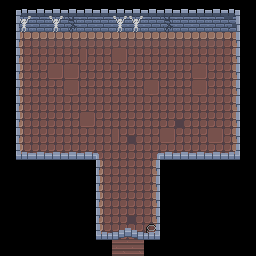

This game map was drawn from its Tiled (.tmx) file and the tilesets committed beside it. A one-line description and the full map source follow:
An orthogonal 16x16 tile map with 16x16 px tiles, 4 tile layers (Background, Midground, Trigger, Foreground), 4 tilesets and 16 objects (8x Goblin, 4x Torch, 2x Chest, Exit, Slime).

<map version="1.2" tiledversion="1.3.4" orientation="orthogonal" renderorder="right-down" width="16" height="16" tilewidth="16" tileheight="16" infinite="0" nextlayerid="7" nextobjectid="20">
 <editorsettings>
  <export target="../assets/maps/boss/0.json" format="json" />
 </editorsettings>
 <tileset firstgid="1" name="tilemap" tilewidth="16" tileheight="16" tilecount="72" columns="9">
  <image source="../assets/tilemap.png" width="144" height="128" />
 </tileset>
 <tileset firstgid="73" name="sprite" tilewidth="16" tileheight="16" tilecount="252" columns="28">
  <image source="../assets/spritesheet.png" width="448" height="144" />
 </tileset>
 <tileset firstgid="325" name="tilemap" tilewidth="16" tileheight="16" tilecount="72" columns="9">
  <image source="../assets/tilemap.png" width="144" height="128" />
 </tileset>
 <tileset firstgid="397" name="sprite" tilewidth="16" tileheight="16" tilecount="252" columns="28">
  <image source="../assets/spritesheet.png" width="448" height="144" />
 </tileset>
 <layer id="2" name="Background" width="16" height="16">
  <data encoding="csv">
0,0,0,0,0,0,0,0,0,0,0,0,0,0,0,0,
0,43,43,43,54,43,43,43,43,43,54,43,43,43,52,0,
0,16,17,17,17,17,17,17,17,17,17,17,17,17,18,0,
0,25,12,12,12,22,12,13,12,12,12,12,12,12,27,0,
0,25,12,13,13,12,12,12,12,12,12,12,13,12,27,0,
0,25,12,12,13,12,12,12,12,13,12,12,13,12,27,0,
0,25,12,12,12,12,12,12,12,12,12,12,12,12,27,0,
0,25,12,12,12,13,12,12,12,12,12,21,12,12,27,0,
0,25,12,12,12,12,12,22,21,12,13,12,12,13,27,0,
0,25,12,12,12,12,12,12,12,12,12,12,12,12,27,0,
0,0,0,0,0,0,25,12,12,27,0,0,0,0,0,0,
0,0,0,0,0,0,25,12,12,27,0,0,0,0,0,0,
0,0,0,0,0,0,25,12,12,27,0,0,0,0,0,0,
0,0,0,0,0,0,25,12,21,27,0,0,0,0,0,0,
0,0,0,0,0,0,25,12,12,27,0,0,0,0,0,0,
0,0,0,0,0,0,0,28,28,0,0,0,0,0,0,0
</data>
 </layer>
 <layer id="3" name="Midground" width="16" height="16">
  <data encoding="csv">
361,361,361,361,361,361,361,361,361,361,361,361,361,361,361,361,
361,14,0,14,0,0,0,14,14,0,0,0,0,0,0,361,
361,0,0,0,0,0,0,0,0,0,0,0,0,0,0,361,
361,0,0,0,0,0,0,0,0,0,0,0,0,0,0,361,
361,0,0,0,0,0,0,0,0,0,0,0,0,0,0,361,
361,0,0,0,0,0,0,0,0,0,0,0,0,0,0,361,
361,0,0,0,0,0,0,0,0,0,0,0,0,0,0,361,
361,0,0,0,0,0,0,0,0,0,0,0,0,0,0,361,
361,0,0,0,0,0,0,0,0,0,0,0,0,0,0,361,
361,0,0,0,0,0,0,0,0,0,0,0,0,0,0,361,
361,361,361,361,361,361,0,0,0,0,361,361,361,361,361,361,
0,0,0,0,0,361,0,0,0,0,361,0,0,0,0,0,
0,0,0,0,0,361,0,0,0,0,361,0,0,0,0,0,
0,0,0,0,0,361,0,0,0,0,361,0,0,0,0,0,
0,0,0,0,0,361,0,0,0,2,361,0,0,0,0,0,
0,0,0,0,0,0,0,0,0,0,0,0,0,0,0,0
</data>
 </layer>
 <layer id="6" name="Trigger" width="16" height="16">
  <data encoding="csv">
0,0,0,0,0,0,0,0,0,0,0,0,0,0,0,0,
0,0,0,0,0,0,0,0,0,0,0,0,0,0,0,0,
0,0,0,0,0,0,0,0,0,0,0,0,0,0,0,0,
0,0,0,0,0,0,0,0,0,0,0,0,0,0,0,0,
0,0,0,0,0,0,0,0,0,0,0,0,0,0,0,0,
0,0,0,0,0,0,0,0,0,0,0,0,0,0,0,0,
0,0,0,0,0,0,0,0,0,0,0,0,0,0,0,0,
0,0,0,0,0,0,0,0,0,0,0,0,0,0,0,0,
0,0,0,0,0,0,0,0,0,0,0,0,0,0,0,0,
0,0,0,0,0,0,0,0,0,0,0,0,0,0,0,0,
0,0,0,0,0,0,0,0,0,0,0,0,0,0,0,0,
0,0,0,0,0,0,0,0,0,0,0,0,0,0,0,0,
0,0,0,0,0,0,0,0,0,0,0,0,0,0,0,0,
0,0,0,0,0,0,0,0,0,0,0,0,0,0,0,0,
0,0,0,0,0,0,0,0,0,0,0,0,0,0,0,0,
0,0,0,0,0,0,0,37,37,0,0,0,0,0,0,0
</data>
 </layer>
 <objectgroup id="4" name="Sprites">
  <object id="2" name="Goblin" gid="101" x="30.7518" y="122.765" width="16" height="16" />
  <object id="3" name="Goblin" gid="101" x="30.1551" y="77.455" width="16" height="16" />
  <object id="5" name="Goblin" gid="101" x="206.923" y="131.409" width="16" height="16" />
  <object id="6" name="Torch" gid="163" x="155.651" y="31.8473" width="16" height="16" />
  <object id="7" name="Torch" gid="163" x="90.0718" y="30.0587" width="16" height="16" />
  <object id="8" name="Torch" gid="163" x="35.8193" y="31.5492" width="16" height="16" />
  <object id="9" name="Torch" gid="163" x="211.99" y="30.6549" width="16" height="16" />
  <object id="10" name="Chest" gid="107" x="186.951" y="41.9819" width="16" height="16" />
  <object id="11" name="Goblin" gid="101" x="206.625" y="77.2538" width="16" height="16" />
  <object id="12" name="Chest" gid="107" x="59.6665" y="43.8677" width="16" height="16" />
  <object id="13" name="Exit" gid="353" x="124.054" y="100.408" width="16" height="16" />
  <object id="15" name="Slime" gid="157" x="124.054" y="100.408" width="16" height="16" />
  <object id="16" name="Goblin" gid="101" x="57.5799" y="62.0512" width="16" height="16" />
  <object id="17" name="Goblin" gid="101" x="54.0028" y="142.834" width="16" height="16" />
  <object id="18" name="Goblin" gid="101" x="183.374" y="57.878" width="16" height="16" />
  <object id="19" name="Goblin" gid="101" x="186.355" y="144.324" width="16" height="16" />
 </objectgroup>
 <layer id="5" name="Foreground" width="16" height="16">
  <data encoding="csv">
0,56,57,57,57,57,57,57,57,57,57,57,57,57,60,0,
0,49,0,0,0,0,0,0,0,0,0,0,0,0,50,0,
0,49,0,0,0,0,0,0,0,0,0,0,0,0,50,0,
0,49,0,0,0,0,0,0,0,0,0,0,0,0,50,0,
0,49,0,0,0,0,0,0,0,0,0,0,0,0,50,0,
0,49,0,0,0,0,0,0,0,0,0,0,0,0,50,0,
0,49,0,0,0,0,0,0,0,0,0,0,0,0,50,0,
0,49,0,0,0,0,0,0,0,0,0,0,0,0,50,0,
0,49,0,0,0,0,0,0,0,0,0,0,0,0,50,0,
0,65,66,66,66,66,40,0,0,41,66,66,66,66,69,0,
0,0,0,0,0,0,49,0,0,50,0,0,0,0,0,0,
0,0,0,0,0,0,49,0,0,50,0,0,0,0,0,0,
0,0,0,0,0,0,49,0,0,50,0,0,0,0,0,0,
0,0,0,0,0,0,49,0,0,50,0,0,0,0,0,0,
0,0,0,0,0,0,65,62,63,69,0,0,0,0,0,0,
0,0,0,0,0,0,0,0,0,0,0,0,0,0,0,0
</data>
 </layer>
</map>
